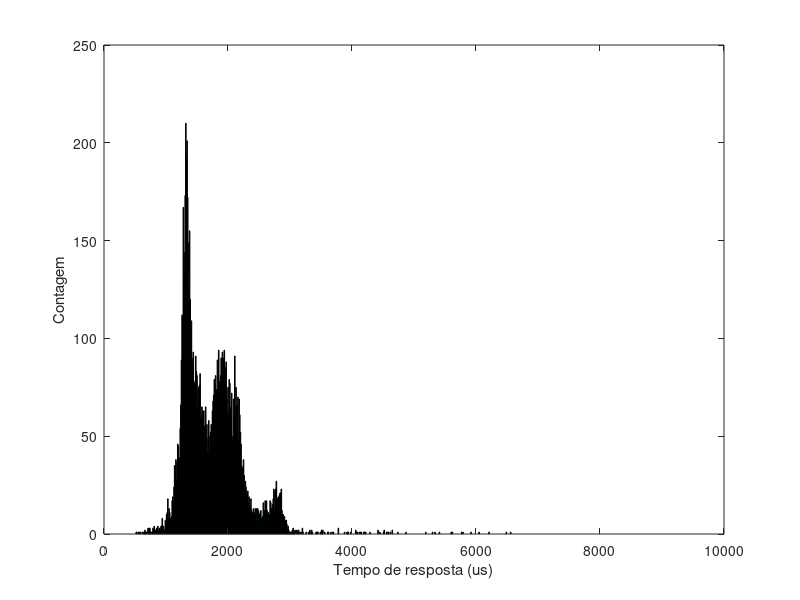
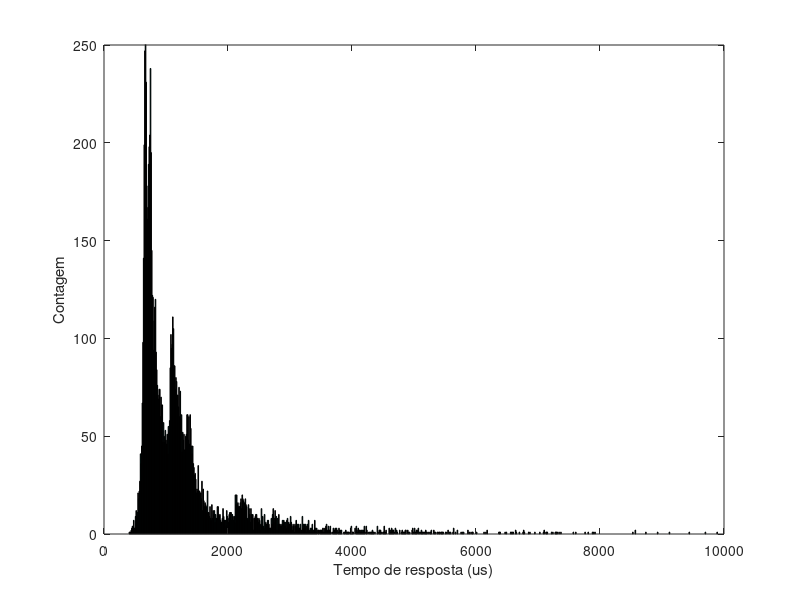
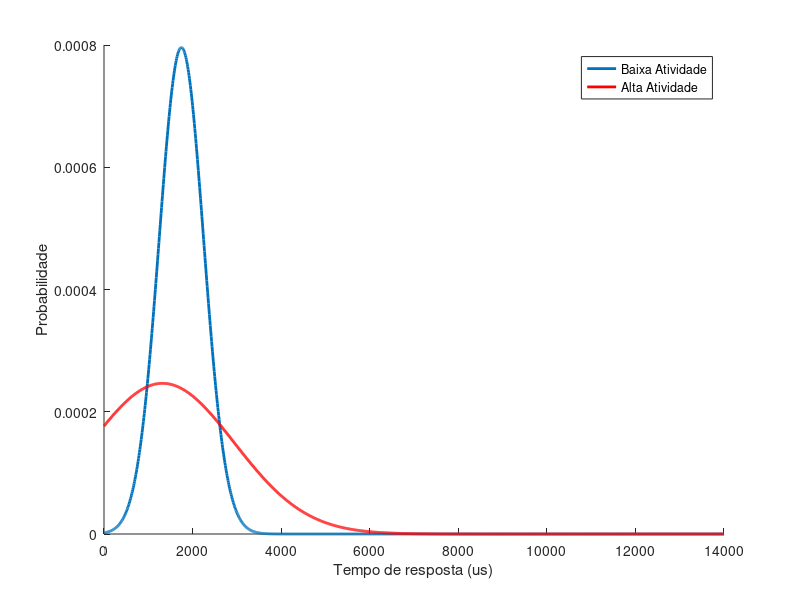

Source code (MATLAB) for these figures, in order:
file = fopen ('(normal)TemposNivel10000.txt', 'r');
x = fscanf(file, '%ld ');
fclose(file);

file = fopen ('(stress3)TemposNivel10000.txt', 'r');
y = fscanf(file, '%ld ');
fclose(file);

x = x/1e3;
y = y/1e3;
bin = 0:10:14000;
meanx = mean(x);
stdx = std(x);
disp(['min: ', num2str(min(x))]);
disp(['max: ',num2str(max(x))]);
disp(['mean: ', num2str(meanx)]);
disp(['std: ',num2str(stdx)]);
disp('-----------------------------------');
meany = mean(y);
stdy = std(y);
disp(['min stress: ', num2str(min(y))]);
disp(['max stress: ',num2str(max(y))]);
disp(['mean stress: ', num2str(meany)]);
disp(['std stress: ',num2str(stdy)]);

figure('Name','histograma')
hist(x,bin);
axis([0 10000 0 250])
ylabel('Contagem');
xlabel('Tempo de resposta (us)');

figure('Name','histograma stress')
hist(y,bin);
axis([0 10000 0 250])
ylabel('Contagem');
xlabel('Tempo de resposta (us)');

figure('Name','Distribuicao normal')
hold on
plot(bin,normpdf(bin,meanx,stdx),'LineWidth',2)
plot(bin,normpdf(bin,meany,stdy),'Color','red','LineWidth',2)
ylabel('Probabilidade');
xlabel('Tempo de resposta (us)');
legend('Baixa Atividade','Alta Atividade')